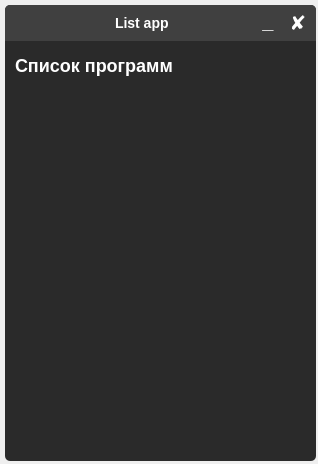
<?xml version="1.0" encoding="UTF-8"?>
<ui version="4.0">
 <class>user_apps</class>
 <widget class="QDialog" name="user_apps">
  <property name="geometry">
   <rect>
    <x>0</x>
    <y>0</y>
    <width>318</width>
    <height>464</height>
   </rect>
  </property>
  <property name="windowTitle">
   <string>List apps</string>
  </property>
  <property name="styleSheet">
   <string notr="true"/>
  </property>
  <widget class="QFrame" name="frame">
   <property name="geometry">
    <rect>
     <x>5</x>
     <y>5</y>
     <width>311</width>
     <height>456</height>
    </rect>
   </property>
   <property name="minimumSize">
    <size>
     <width>311</width>
     <height>456</height>
    </size>
   </property>
   <property name="maximumSize">
    <size>
     <width>311</width>
     <height>456</height>
    </size>
   </property>
   <property name="styleSheet">
    <string notr="true">border: none;
border-radius: 5px;
background-color: #2a2a2a;
color: white;</string>
   </property>
   <property name="frameShape">
    <enum>QFrame::StyledPanel</enum>
   </property>
   <property name="frameShadow">
    <enum>QFrame::Raised</enum>
   </property>
   <widget class="QFrame" name="frame_3">
    <property name="geometry">
     <rect>
      <x>0</x>
      <y>0</y>
      <width>311</width>
      <height>36</height>
     </rect>
    </property>
    <property name="styleSheet">
     <string notr="true">QFrame{
	border-bottom-left-radius: 0px;
	border-bottom-right-radius: 0px;
	background-color: #404040;
}</string>
    </property>
    <property name="frameShape">
     <enum>QFrame::StyledPanel</enum>
    </property>
    <property name="frameShadow">
     <enum>QFrame::Raised</enum>
    </property>
    <widget class="QPushButton" name="pushButton_8">
     <property name="geometry">
      <rect>
       <x>280</x>
       <y>5</y>
       <width>26</width>
       <height>26</height>
      </rect>
     </property>
     <property name="font">
      <font>
       <pointsize>-1</pointsize>
       <weight>75</weight>
       <bold>true</bold>
      </font>
     </property>
     <property name="styleSheet">
      <string notr="true">QPushButton {
	font-size: 20px;
	height: 28px;
	color: white;
	background-color: #404040;
	border-radius: 5px;
}
QPushButton::hover {
	background-color: #ffb0be;
	color: black;
}</string>
     </property>
     <property name="text">
      <string>✘</string>
     </property>
    </widget>
    <widget class="QPushButton" name="pushButton_9">
     <property name="geometry">
      <rect>
       <x>250</x>
       <y>5</y>
       <width>26</width>
       <height>26</height>
      </rect>
     </property>
     <property name="font">
      <font>
       <pointsize>-1</pointsize>
       <weight>75</weight>
       <bold>true</bold>
      </font>
     </property>
     <property name="styleSheet">
      <string notr="true">QPushButton {
	padding-bottom: 4px;
	font-size: 20px;
	color: white;
	background-color: #404040;
	border-radius: 5px;
}
QPushButton::hover {
	background-color: #2a2a2a;
}</string>
     </property>
     <property name="text">
      <string>_</string>
     </property>
    </widget>
    <widget class="QLabel" name="label_9">
     <property name="geometry">
      <rect>
       <x>110</x>
       <y>10</y>
       <width>66</width>
       <height>16</height>
      </rect>
     </property>
     <property name="font">
      <font>
       <pointsize>-1</pointsize>
       <weight>75</weight>
       <bold>true</bold>
      </font>
     </property>
     <property name="styleSheet">
      <string notr="true">font-size: 14px;
color: white;</string>
     </property>
     <property name="text">
      <string>List app</string>
     </property>
    </widget>
   </widget>
   <widget class="QListWidget" name="listWidget">
    <property name="geometry">
     <rect>
      <x>5</x>
      <y>80</y>
      <width>301</width>
      <height>371</height>
     </rect>
    </property>
    <property name="font">
     <font>
      <pointsize>-1</pointsize>
      <weight>50</weight>
      <bold>false</bold>
     </font>
    </property>
    <property name="styleSheet">
     <string notr="true">QListWidget {
	border: none;
	font-size:15px;
	background-color: #2a2a2a;
	color: white;
	padding: 0px 2px;;
}
QListWidget::item {
	margin-top: 4px;
	padding-left: 5px;
	background-color: #424242;
	height: 35px;
	border: none;
	border-radius: 5px;
}</string>
    </property>
   </widget>
   <widget class="QLabel" name="label">
    <property name="geometry">
     <rect>
      <x>10</x>
      <y>50</y>
      <width>196</width>
      <height>21</height>
     </rect>
    </property>
    <property name="font">
     <font>
      <pointsize>-1</pointsize>
      <weight>75</weight>
      <bold>true</bold>
     </font>
    </property>
    <property name="styleSheet">
     <string notr="true">font-size: 18px;
color: white;</string>
    </property>
    <property name="text">
     <string>Список программ</string>
    </property>
   </widget>
  </widget>
 </widget>
 <resources/>
 <connections/>
</ui>
